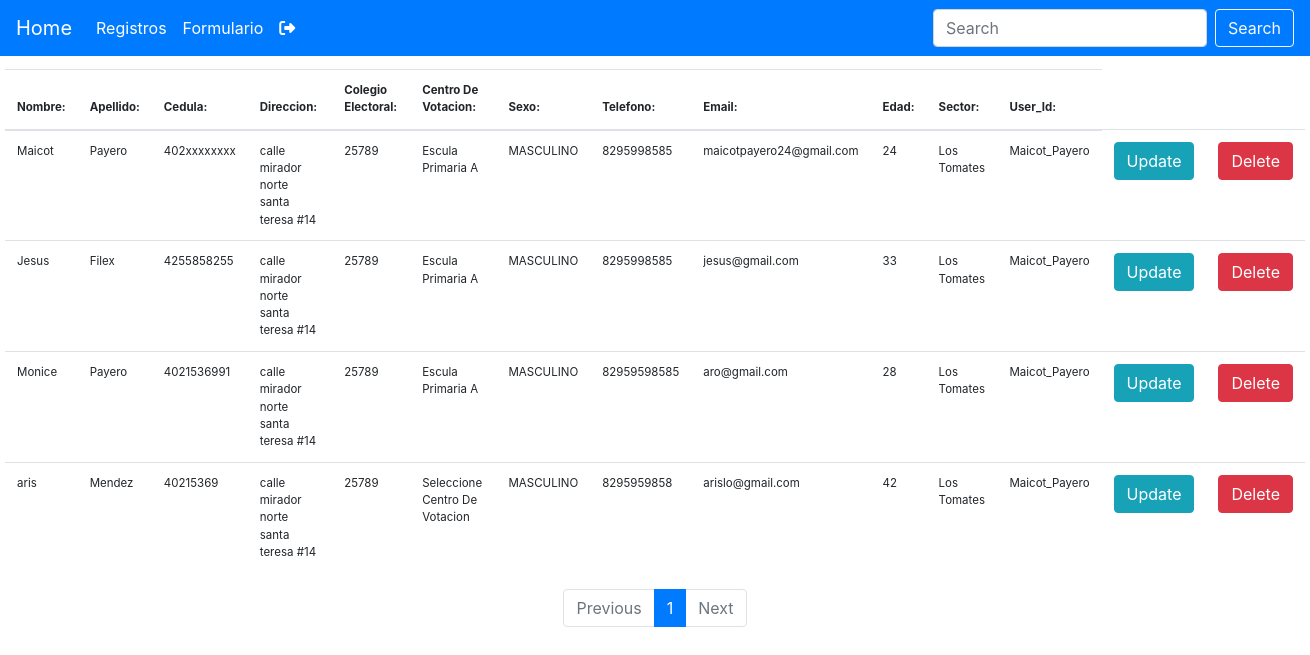
The app's page /registro/ (signed in), older data.
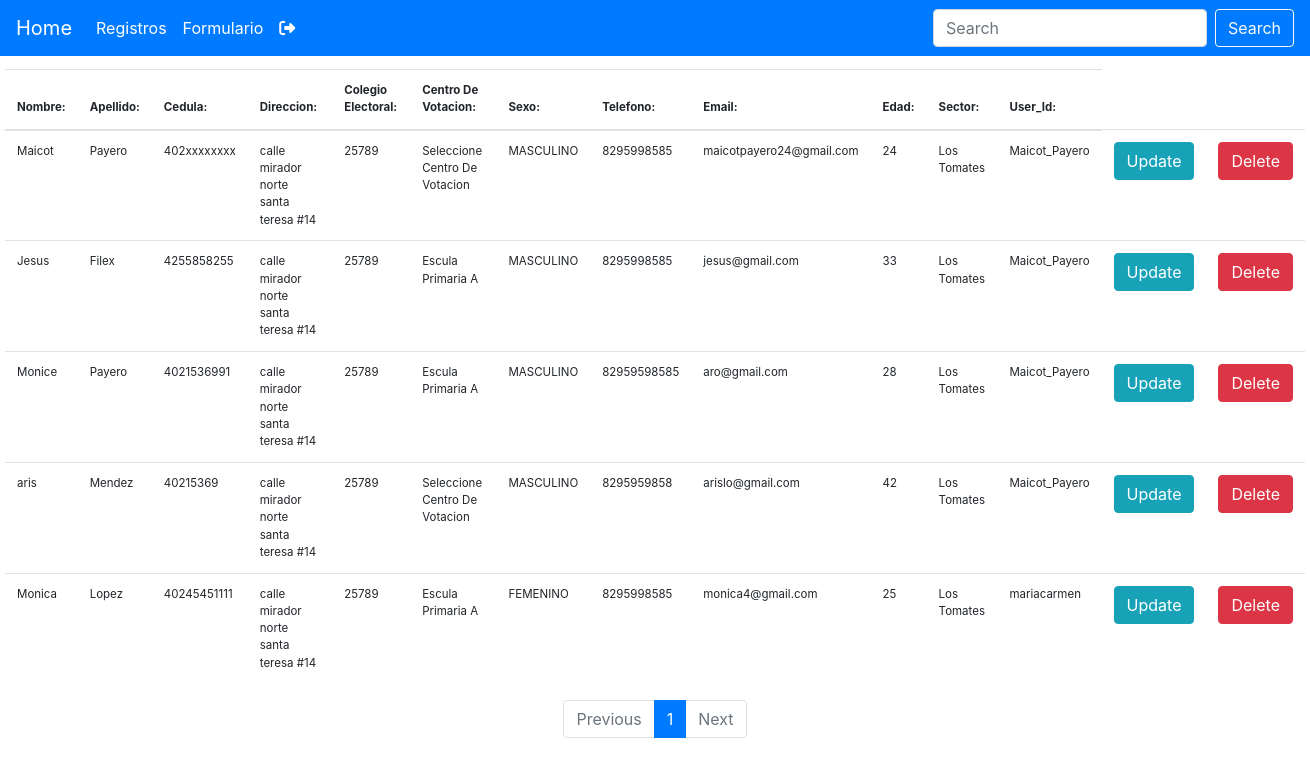
The same page, newer data.
### gestionFormulario/models.py (models this page shows, shortened)
class Personas(models.Model):
    user = models.ForeignKey(User, default=None, on_delete=models.CASCADE)
    Nombre = models.CharField(max_length=50)
    Apellido = models.CharField(max_length=50)
    Cedula = models.CharField(max_length=50)
    Direccion = models.CharField(max_length=130)
    Colegio_Electoral = models.CharField(max_length=50)
    Centro_De_Votacion = models.CharField(max_length=50)
    Sexo = models.CharField(max_length=13)
    Telefono = models.CharField(max_length=30)
    Email = models.EmailField(max_length=50)
    Edad = models.IntegerField()
    Sector = models.CharField(max_length=50)

### gestionFormulario/views.py (the view)
# urls.py: path('registro/', views.personas_datos, name="registro"),
def personas_datos(request):
    queryset = Personas.objects.all()
    paginator = Paginator(queryset, 10)
    page_number = request.GET.get('page')
    page_obj = paginator.get_page(page_number)
    context = {
        'page_obj': page_obj,
        'Paginator': paginator,
    }
    print(context)
    return render(request, 'registro.html', context)

### gestionFormulario/templates/registro.html (shortened to what this page needs)
{% extends 'barra.html' %}
{% block content %}
<div class="conteiner_a">
  <table class="table">
    <form>
      <thead>
        <tr>
          <th>Nombre:</th>
          <th>Apellido:</th>
          <th>Cedula:</th>
          <th>Direccion:</th>
          <th>Colegio Electoral:</th>
          <th>Centro De Votacion:</th>
          <th>Sexo:</th>
          <th>Telefono:</th>
          <th>Email:</th>
          <th>Edad:</th>
          <th>Sector:</th>
          <th>User_Id:</th>
      </thead>
      <tbody>
        {% if page_obj %}
        {% for obj in page_obj %}
        <tr>
          {% if request.user.is_superuser %}
          <td>{{obj.Nombre}}</td>
          <td>{{obj.Apellido}}</td>
          <td>{{obj.Cedula}}</td>
          <td>{{obj.Direccion}}</td>
          <td>{{obj.Colegio_Electoral}}</td>
          <td>{{obj.Centro_De_Votacion}}</td>
          <td>{{obj.Sexo}}</td>
          <td>{{obj.Telefono}}</td>
          <td>{{obj.Email}}</td>
          <td>{{obj.Edad}}</td>
          <td>{{obj.Sector}}</td>
          <td>{{obj.user}}</td>
          <td><a class="btn btn-info" href="{% url 'update' obj.id %}">Update</a></td>
          <td><a class="btn btn-danger" href="{% url 'delete' obj.id %}">Delete</a></td>
        </tr>
        <tr>
        {% endif %}
        {% endfor %}
        {% endif %}
    </form>
  </table>
</div>
<nav aria-label="Page navigation example">
  <ul class="pagination justify-content-center">
    {% if page_obj.has_previous %}
    <li class="page-item">
      <a class="page-link" href="?page={{ page_obj.previous_page_number }}" tabindex="-1" aria-disabled="true">Previous</a>
    </li>
    {%else%}
    <li class="page-item disabled">
      <a class="page-link" href="#" tabindex="-1" aria-disabled="true">Previous</a>
    </li>
    {% endif %}
   {% for i in Paginator.page_range %}
    <li class="page-item {% if page_obj.number == i %} active {% endif %}">
      <a class="page-link" href="?page={{ i }}">{{ i }}</a>
    </li>
   {% endfor %}
   {% if page_obj.has_next %}
    <li class="page-item">
      <a class="page-link" href="?page={{ page_obj.next_page_number }}">Next</a>
    </li>
   {%else%}
    <li class="page-item disabled">
      <a class="page-link" href="#">Next</a>
    </li>
   {% endif %}
  </ul>
</nav>
{% endblock %}

### gestionFormulario/templates/barra.html (shortened to what this page needs)
{% load static %}
<!DOCTYPE html>
<html lang="es">
<head>
    <link rel="stylesheet" href="https://stackpath.bootstrapcdn.com/bootstrap/4.4.1/css/bootstrap.min.css"
>
    <link rel="stylesheet" href="/static/css/tabla.css">
    <link rel="stylesheet" href="{% static 'css/main.css' %}">
</head>
<body>
    <nav class="navbar navbar-expand-lg navbar-dark bg-primary">
        <a class="navbar-brand" href="/inicio">Home</a>
        <div class="collapse navbar-collapse" id="navbarSupportedContent">
            <ul class="navbar-nav mr-auto">
                <li class="nav-item active">
                    <a class="nav-link" href="/registro/">Registros<span class="sr-only">(current)</span></a>
                </li>
                <li class="nav-item active">
                    <a class="nav-link" href="/formulario">Formulario<span class="sr-only">(current)</span></a>
                </li>
                <li class="nav-item active">
                    <a class="nav-link" href="/logout/"><i class="fas fa-sign-out-alt"></i></a>
                </li>
            </ul>
            <form class="form-inline my-2 my-lg-0" action="/buscar/" method="GET">
                <input class="form-control mr-sm-2" type="search" placeholder="Search" name="prs" aria-label="Search">
                <button class="btn btn-outline-light my-2 my-sm-0" type="submit">Search</button>
            </form>
        </div>
    </nav>
    {% block content %}
    {% endblock %}
</body>
</html>

### static/css/tabla.css (style rules this page uses)
.conteiner_a { width: 1300px; font-size: 11.5px; margin: 1% auto; }

### static/css/main.css (style rules this page uses)
* { margin: 0; padding: 0; -webkit-box-sizing: border-box; -moz-box-sizing: border-box; box-sizing: border-box; }

Row changes from the older to the newer data that the page shows:
changed Personas "Maicot": Centro_De_Votacion "Escula Primaria A" → "Seleccione Centro De Votacion"
added Personas: Nombre "Monica", Apellido "Lopez", Cedula "40245451111", Direccion "calle mirador norte santa teresa #14", Colegio_Electoral "25789", Centro_De_Votacion "Escula Primaria A", Sexo "FEMENINO", Telefono "8295998585", Email "monica4@gmail.com", Edad "25", Sector "Los Tomates", user "mariacarmen"
